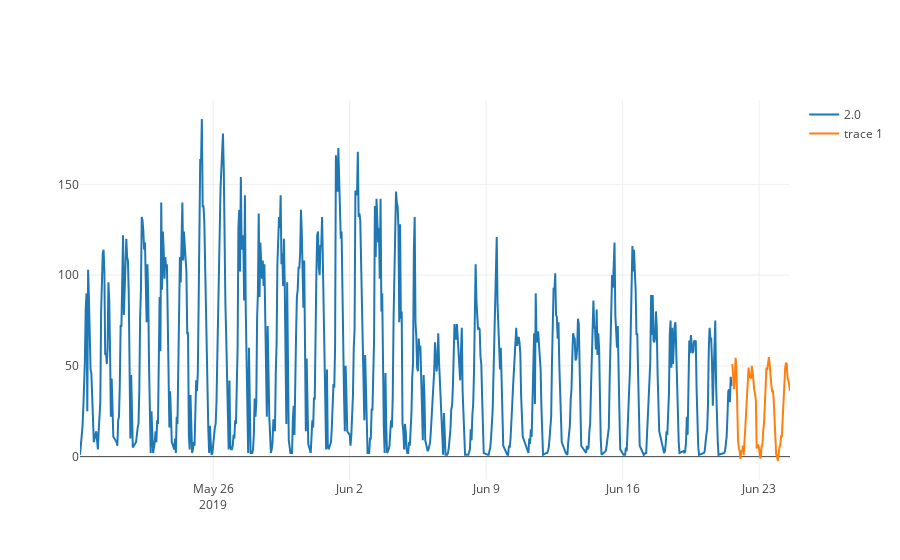

Write notebook code for a chart like this one.
### Code cell
plotting.plot_multiple_ts(ts, predictions)
